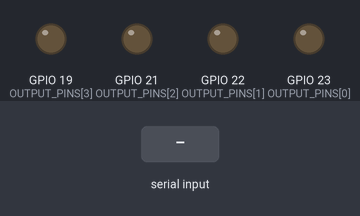
A sketch run on a simulated ESP32. On the bench: output pins drawn as LEDs (lit = HIGH). Inputs (shaded band) come from the test bench. Nothing arrives over Bluetooth unless stated.

Above: at 1.2 s.
1.3 s: "A" received over the second serial link
At 2.5 s:
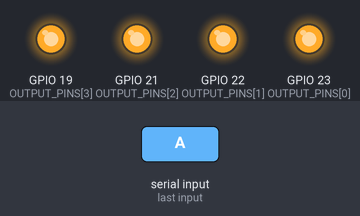
2.8 s: "1" received over the second serial link
At 3.7 s:
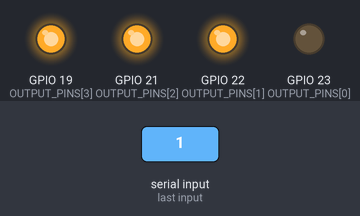
4.3 s: "2" received over the second serial link
At 4.8 s:
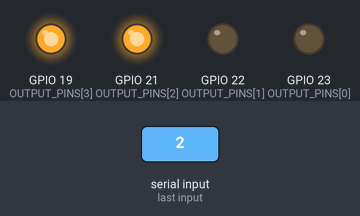
5.8 s: "1" received over the second serial link
At 7.0 s:
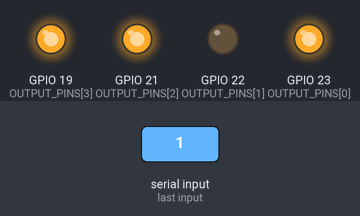
7.3 s: "S" received over the second serial link
At 8.3 s:
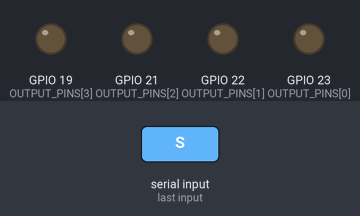
8.8 s: "2" received over the second serial link
At 9.5 s:
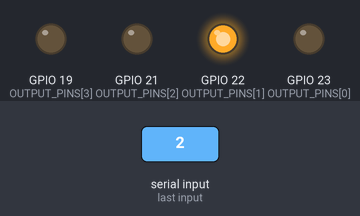
Timing chart, 0 to 11.3 s (numbered marks = the images above; inputs shaded):
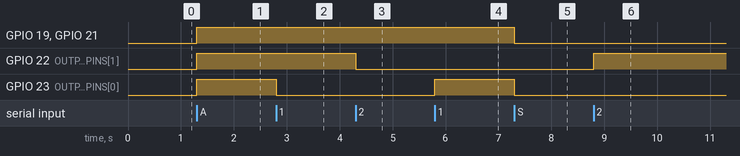

The sketch:

bluetooth_home_appliance_controller.ino
```cpp
#include <BluetoothSerial.h>

BluetoothSerial SerialBT;

const int OUTPUT_PINS[4] = {23, 22, 21, 19};
bool outputStates[4] = {false, false, false, false};

void setAll(bool state) {
  for (int i = 0; i < 4; i++) {
    outputStates[i] = state;
    digitalWrite(OUTPUT_PINS[i], state ? HIGH : LOW);
  }
}

void toggleOutput(int index) {
  outputStates[index] = !outputStates[index];
  digitalWrite(OUTPUT_PINS[index], outputStates[index] ? HIGH : LOW);
}

void setup() {
  for (int i = 0; i < 4; i++) {
    pinMode(OUTPUT_PINS[i], OUTPUT);
  }

  setAll(false);
  SerialBT.begin("ESP32-Home");
}

void loop() {
  if (!SerialBT.available()) {
    return;
  }

  char command = toupper(SerialBT.read());

  if (command >= '1' && command <= '4') {
    toggleOutput(command - '1');
  } else if (command == 'A') {
    setAll(true);
  } else if (command == 'S') {
    setAll(false);
  }
}
```

Measured:
- after the input at 1.3 s, GPIO 19 (OUTPUT_PINS[3]), GPIO 21 (OUTPUT_PINS[2]), GPIO 22 (OUTPUT_PINS[1]), GPIO 23 (OUTPUT_PINS[0]): LOW → HIGH at once
- after the input at 2.8 s, GPIO 23 (OUTPUT_PINS[0]): HIGH → LOW at once
- after the input at 4.3 s, GPIO 22 (OUTPUT_PINS[1]): HIGH → LOW at once
- after the input at 5.8 s, GPIO 23 (OUTPUT_PINS[0]): LOW → HIGH at once
- after the input at 7.3 s, GPIO 19 (OUTPUT_PINS[3]), GPIO 21 (OUTPUT_PINS[2]), GPIO 23 (OUTPUT_PINS[0]): HIGH → LOW at once
- after the input at 8.8 s, GPIO 22 (OUTPUT_PINS[1]): LOW → HIGH at once
